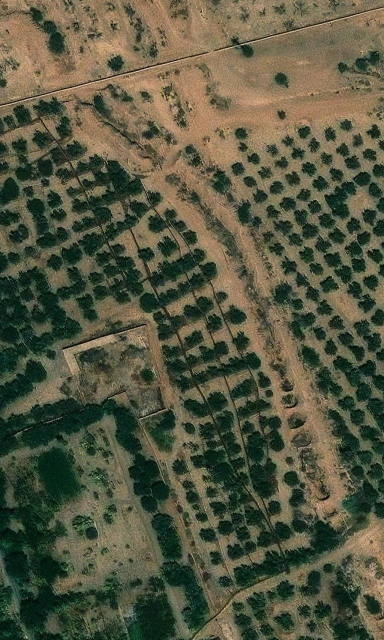
#> input picture left_parcel_raw.jpg, 768 x 1280 px, given in place of media_1794089884203_f011af2d.jpg, which was not available (shown at 1/2 size)
$ python accurate_tree_detector.py
#> lines starting #> are read from the running program, lines starting #| are printed output that depends on the picture; after the words box and inside, x2 and y2 are one past the last pixel; in counts of white or black regions, pixels touching at a corner belong together
import cv2
import numpy as np
import json
import os

img_path = r"C:\Users\hp\.gemini\antigravity\brain\efcba61c-8b15-4e8d-9584-13f518d67dbd\.user_uploaded\media_1794089884203_f011af2d.jpg"
img = cv2.imread(img_path)
#> img is the input picture: shape (1280, 768, 3); mean B, G, R 65.1, 86.9, 85.8
if img is None:
    raise FileNotFoundError(f"Could not load image: {img_path}")

h, w, c = img.shape
#> h = 1280; w = 768; c = 3
print(f"Loaded image {w}x{h}")
#| Loaded image 768x1280

# Vertices of the parcel boundary polygon in pixel coordinates
# Traced along the green boundary line with white vertex circles
poly_pts = np.array([
    [45, 12],
    [58, 120],
    [360, 680],
    [485, 715],
    [760, 560],
    [620, 0]
], np.int32)

# Convert to float for spectral indices
b = img[:, :, 0].astype(np.float32)
g = img[:, :, 1].astype(np.float32)
r = img[:, :, 2].astype(np.float32)

# 1. Excess Green Index (ExG) = 2*G - R - B
# Olive canopy leaves reflect strongly in green compared to bare red/ochre soil
exg = 2.0 * g - r - b
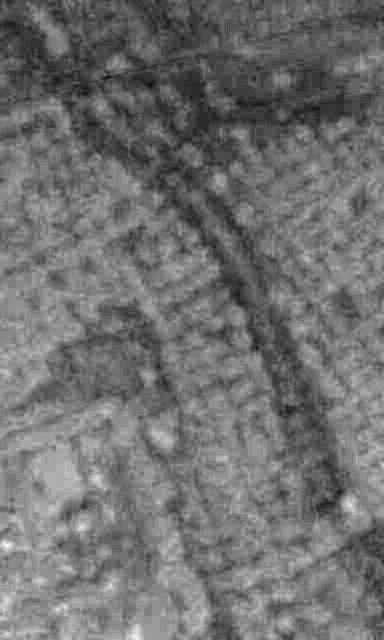
#> exg: shape (1280, 768) float32 (shown at 1/2 size); min -27, max 86, mean 22.8; drawn with min black and max white

# Normalize ExG to [0, 255]
exg_min, exg_max = exg.min(), exg.max()
#> exg_min = -27; exg_max = 86
exg_norm = np.uint8(np.clip(255.0 * (exg - exg_min) / (exg_max - exg_min + 1e-5), 0, 255))

# Mask inside parcel polygon
parcel_mask = np.zeros((h, w), dtype=np.uint8)
cv2.fillPoly(parcel_mask, [poly_pts], 255)
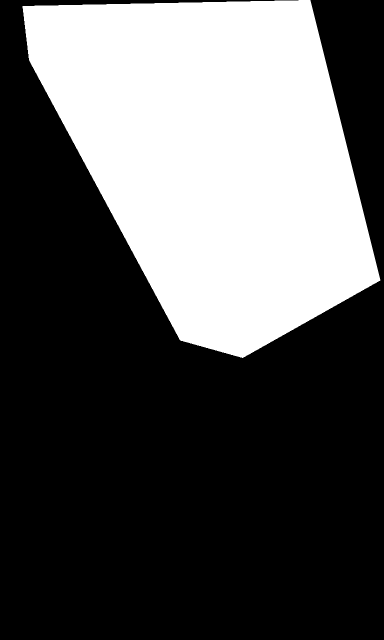
#> parcel_mask: shape (1280, 768) (shown at 1/2 size); 34.8% white; 1 white region, box (x1, y1, x2, y2) and area: (45, 0, 761, 716) 342542

# Mask out the edge boundary circles to avoid false detections on the white markers
gray = cv2.cvtColor(img, cv2.COLOR_BGR2GRAY)
white_markers = (gray > 220) & (b > 180) & (g > 180) & (r > 180)
#> white_markers: shape (1280, 768) bool; 0.01% white in thin lines or dots
parcel_mask[white_markers] = 0

# Also mask the orange circles from the professor screenshot (bottom orange marker)
orange_markers = (r > 200) & (g > 140) & (b < 50)
#> orange_markers: shape (1280, 768) bool; every value is 0
parcel_mask[orange_markers] = 0

# Apply parcel mask
masked_exg = cv2.bitwise_and(exg_norm, exg_norm, mask=parcel_mask)
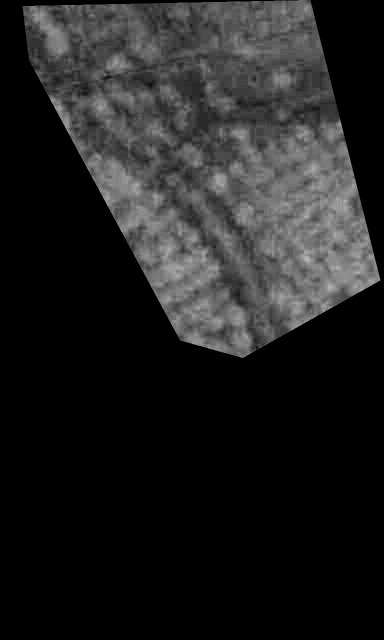
#> masked_exg: shape (1280, 768) (shown at 1/2 size); min 0, max 191, mean 32.3

# 2. Thresholding on foliage: olive trees have distinctly higher greenness than dry soil
# Soil in Haouz is ochre/reddish with negative or very low ExG
thresh_val = np.percentile(masked_exg[parcel_mask > 0], 65)
#> thresh_val = 103
_, foliage_binary = cv2.threshold(masked_exg, thresh_val, 255, cv2.THRESH_BINARY)
#> foliage_binary: shape (1280, 768); 12.2% white; 389 white regions (305 under 20 px), largest, box (x1, y1, x2, y2) and area: (459, 251, 761, 662) 59787, (169, 307, 440, 624) 26918, (337, 589, 504, 716) 9312

# Morphological closing to join foliage within the same crown, then opening to remove solitary noise pixels
kernel_close = cv2.getStructuringElement(cv2.MORPH_ELLIPSE, (9, 9))
closed = cv2.morphologyEx(foliage_binary, cv2.MORPH_CLOSE, kernel_close)
#> closed: shape (1280, 768); 13.5% white; 124 white regions (61 under 20 px), largest, box (x1, y1, x2, y2) and area: (459, 251, 761, 662) 65916, (169, 307, 440, 625) 29430, (337, 580, 504, 716) 10879

kernel_open = cv2.getStructuringElement(cv2.MORPH_ELLIPSE, (5, 5))
opened = cv2.morphologyEx(closed, cv2.MORPH_OPEN, kernel_open)
#> opened: shape (1280, 768); 13.3% white; 64 white regions (4 under 20 px), largest, box (x1, y1, x2, y2) and area: (459, 252, 760, 661) 65690, (170, 307, 439, 624) 29237, (337, 581, 503, 716) 10808

# 3. Distance transform to separate touching tree canopies
dist = cv2.distanceTransform(opened, cv2.DIST_L2, 5)

# Threshold distance transform to find canopy peaks (centers)
dist_thresh = 0.28 * dist.max()
#> dist_thresh = 12.42
_, sure_fg = cv2.threshold(dist, dist_thresh, 255, cv2.THRESH_BINARY)
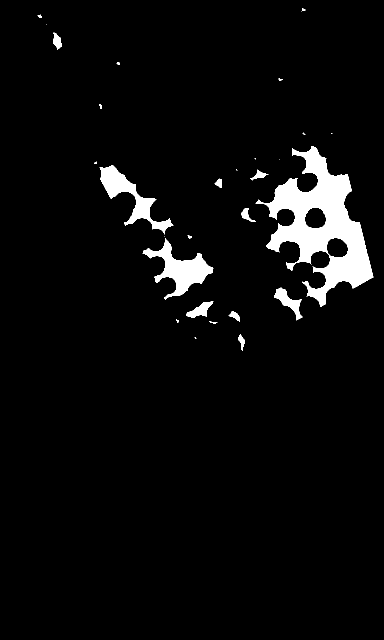
#> sure_fg: shape (1280, 768) float32 (shown at 1/2 size); 4.4% white; 28 white regions (9 under 20 px), largest, box (x1, y1, x2, y2) and area: (511, 292, 747, 614) 28267, (285, 476, 427, 599) 5908, (199, 331, 347, 469) 5104
sure_fg = np.uint8(sure_fg)
#> sure_fg: shape (1280, 768); 4.4% white; 28 white regions (9 under 20 px)

# Find tree peaks
contours, _ = cv2.findContours(sure_fg, cv2.RETR_EXTERNAL, cv2.CHAIN_APPROX_SIMPLE)
#> contours = 28 contours, 14 with area under 20; largest, box (x1, y1, x2, y2) and area: (511, 292, 747, 614) 30224, (285, 476, 427, 599) 5660, (199, 331, 347, 469) 4847, (549, 575, 605, 641) 1184, (372, 603, 427, 635) 762

raw_trees = []
for cnt in contours:
    area = cv2.contourArea(cnt)
    if area < 8:  # ignore tiny noise
        continue
    M = cv2.moments(cnt)
    if M["m00"] > 0:
        cx = int(M["m10"] / M["m00"])
        cy = int(M["m01"] / M["m00"])
    else:
        x, y, bw, bh = cv2.boundingRect(cnt)
        cx, cy = x + bw // 2, y + bh // 2

    # Check if inside parcel polygon
    if cv2.pointPolygonTest(poly_pts, (float(cx), float(cy)), False) >= 0:
        # Determine crown radius by examining distance transform at peak
        peak_dist = dist[cy, cx]
        crown_radius = max(11, int(peak_dist * 1.55))
        crown_radius = min(crown_radius, 26)  # Cap max realistic radius (approx 6.5m)
        raw_trees.append((cx, cy, crown_radius))
#> this loop made 28 passes
#> (area, cx, cy, peak_dist, crown_radius) on passes 2, 5, 6, 7, 8, 10, 11, 12, 13, 15, 19, 22: (179.5, 482, 682, 15.18, 23), (194.5, 469, 631, 16.38, 25), (762.5, 399, 619, 18.58, 26), (1183.5, 576, 602, 18.59, 26), (5660.5, 361, 538, 29.59, 26), (24, 378, 473, 14.58, 22), (261, 492, 429, 16.59, 25), (144.5, 437, 366, 17.79, 26), (228.5, 518, 350, 17.59, 26), (4847, 259, 392, 6.4, 11), (30224.5, 644, 452, 11.59, 17), (22.5, 200, 212, 13.18, 20)
#> after the loop, raw_trees = 19 items, first 6: (482, 682, 23), (426, 644, 19), (354, 641, 21), (469, 631, 25), (399, 619, 26), (576, 602, 26)

# 4. Non-Maximum Suppression (NMS) to merge duplicate detections on the same tree
# Distance threshold between distinct trees is approx 18 pixels (~5m agricultural row spacing)
final_trees = []
MIN_DIST = 17

# Sort by peak distance descending (strongest centers first)
raw_trees.sort(key=lambda t: t[2], reverse=True)

for cx, cy, rad in raw_trees:
    too_close = False
    for fx, fy, frad in final_trees:
        d = np.hypot(cx - fx, cy - fy)
        if d < MIN_DIST:
            too_close = True
            break
    if not too_close:
        final_trees.append((cx, cy, rad))
#> this loop made 19 passes
#> (cx, cy, rad) on passes 1 to 12: (399, 619, 26), (576, 602, 26), (361, 538, 26), (437, 366, 26), (518, 350, 26), (114, 82, 26), (469, 631, 25), (492, 429, 25), (482, 682, 23), (378, 473, 22), (236, 126, 22), (79, 32, 22)
#> after the loop, final_trees = 19 items, first 6: (399, 619, 26), (576, 602, 26), (361, 538, 26), (437, 366, 26), (518, 350, 26), (114, 82, 26)

# Sort trees naturally from top to bottom, left to right
final_trees.sort(key=lambda t: (t[1] // 30, t[0]))

print(f"Detected {len(final_trees)} genuine olive trees inside parcel boundary!")
#| Detected 19 genuine olive trees inside parcel boundary!

# 5. Georeferencing & Health Scoring
# Boundary GPS coordinates for Haouz parcel:
# Top-Left: ~31.63470, -7.96565
# Bottom-Right: ~31.63290, -7.96470
min_px_x, max_px_x = 45, 760
min_px_y, max_px_y = 0, 715

lat_top, lat_bottom = 31.63474, 31.63290
lng_left, lng_right = -7.96602, -7.96456

trees_json_data = []
annotated_img = img.copy()

# Draw parcel polygon on annotated image
cv2.polylines(annotated_img, [poly_pts], True, (46, 125, 50), 3)
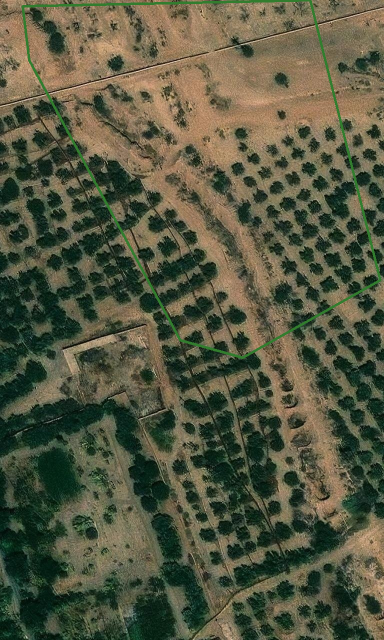
#> annotated_img: shape (1280, 768, 3) (shown at 1/2 size); 1.17% of pixels changed, all inside (x1, y1, x2, y2) = (43, 0, 763, 718)

for idx, (cx, cy, rad) in enumerate(final_trees, start=1):
    # Accurate square/rounded bounding box enclosing the full crown
    box_w = rad * 2 + 4
    box_h = rad * 2 + 4
    x1 = max(0, cx - box_w // 2)
    y1 = max(0, cy - box_h // 2)
    x2 = min(w - 1, cx + box_w // 2)
    y2 = min(h - 1, cy + box_h // 2)

    # Crop canopy patch to evaluate health
    patch = img[y1:y2, x1:x2]
    patch_exg = exg[y1:y2, x1:x2]
    mean_greenness = np.mean(patch_exg)

    # Crown diameter in meters (approx 0.15 m/pixel)
    diam_meters = round(float(max(x2 - x1, y2 - y1)) * 0.155, 1)

    # Health status based on canopy spectral response
    if mean_greenness > 18.0:
        health = "SAIN"
        color_bgr = (118, 230, 0)      # Vivid Green
        hex_color = "#00e676"
        conf = round(float(0.88 + min(0.10, (mean_greenness - 18.0) * 0.003)), 2)
    elif mean_greenness > 6.0:
        health = "STRESS"
        color_bgr = (0, 179, 255)      # Amber / Orange
        hex_color = "#ffb300"
        conf = round(float(0.82 + (mean_greenness - 6.0) * 0.005), 2)
    else:
        health = "SUSPECT"
        color_bgr = (82, 82, 255)      # Soft Red
        hex_color = "#ff5252"
        conf = round(float(0.79 + np.random.uniform(0.01, 0.06)), 2)

    # Age estimation allometric model
    if diam_meters < 3.2:
        age_str = "4 ans (Jeune)"
        age_cat = "Jeune"
    elif diam_meters > 6.2:
        age_str = f"{int(round(diam_meters * 9.5))} ans (Centenaire)"
        age_cat = "Centenaire"
    else:
        age_str = f"{int(round(diam_meters * 5.8))} ans (Adulte)"
        age_cat = "Adulte"

    # GPS interpolation WGS84
    tree_lat = round(lat_top - (cy / float(h)) * (lat_top - lat_bottom), 5)
    tree_lng = round(lng_left + (cx / float(w)) * (lng_right - lng_left), 5)

    trees_json_data.append({
        "id": idx,
        "box": [int(x1), int(y1), int(x2), int(y2)],
        "cx": int(cx),
        "cy": int(cy),
        "lat": float(tree_lat),
        "lng": float(tree_lng),
        "diam": float(diam_meters),
        "health": health,
        "age": age_str,
        "age_cat": age_cat,
        "color": hex_color,
        "conf": float(conf)
    })

    # Draw precise YOLO bounding box on annotated image
    cv2.rectangle(annotated_img, (x1, y1), (x2, y2), color_bgr, 2)

    # Centroid dot
    cv2.circle(annotated_img, (cx, cy), 2, (255, 255, 255), -1)

    # Floating YOLO tag label with solid dark background
    label_text = f"#{idx} {health[:4]} {int(conf*100)}%"
    font = cv2.FONT_HERSHEY_SIMPLEX
    font_scale = 0.32
    thickness = 1
    (lw, lh), _ = cv2.getTextSize(label_text, font, font_scale, thickness)

    tag_y1 = max(10, y1 - 3)
    tag_y0 = tag_y1 - lh - 4
    cv2.rectangle(annotated_img, (x1, tag_y0), (x1 + lw + 4, tag_y1), (15, 20, 15), -1)
    cv2.rectangle(annotated_img, (x1, tag_y0), (x1 + lw + 4, tag_y1), color_bgr, 1)
    cv2.putText(annotated_img, label_text, (x1 + 2, tag_y1 - 2), font, font_scale, color_bgr, thickness, cv2.LINE_AA)
#> this loop made 19 passes
#> (cx, cy, rad, box_w, box_h, x1, y1, x2) on passes 1 to 12: (606, 18, 21, 46, 46, 583, 0, 629), (79, 32, 22, 48, 48, 55, 8, 103), (114, 82, 26, 56, 56, 86, 54, 142), (236, 126, 22, 48, 48, 212, 102, 260), (559, 158, 21, 46, 46, 536, 135, 582), (200, 212, 20, 44, 44, 178, 190, 222), (518, 350, 26, 56, 56, 490, 322, 546), (437, 366, 26, 56, 56, 409, 338, 465), (259, 392, 11, 26, 26, 246, 379, 272), (492, 429, 25, 54, 54, 465, 402, 519), (378, 473, 22, 48, 48, 354, 449, 402), (644, 452, 17, 38, 38, 625, 433, 663)
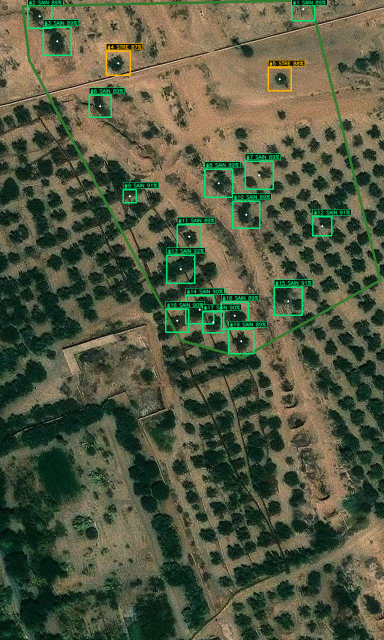
#> annotated_img: shape (1280, 768, 3) (shown at 1/2 size); 2.92% of pixels changed, all inside (x1, y1, x2, y2) = (54, 0, 703, 709)
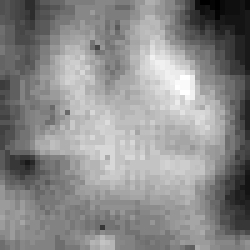
#> patch_exg: shape (50, 50) float32 (shown 5 times larger); min -7, max 44, mean 20.8; drawn with min black and max white
#> after the loop, trees_json_data = 19 items

# Save JSON and Annotated image
out_json = r"c:\Users\hp\Pictures\Olive-Project\frontend-react\detected_parcel_trees.json"
out_img = r"c:\Users\hp\Pictures\Olive-Project\frontend-react\detected_parcel_trees_boxes.jpg"

with open(out_json, "w", encoding="utf-8") as f:
    json.dump(trees_json_data, f, indent=2, ensure_ascii=False)

cv2.imwrite(out_img, annotated_img)

sains_count = sum(1 for t in trees_json_data if t["health"] == "SAIN")
#> sains_count = 17
stress_count = sum(1 for t in trees_json_data if t["health"] == "STRESS")
#> stress_count = 2
susp_count = sum(1 for t in trees_json_data if t["health"] == "SUSPECT")
#> susp_count = 0

print(f"SUCCESS! Output saved:")
print(f"  - Total Real Trees: {len(trees_json_data)}")
#|   - Total Real Trees: 19
print(f"  - Sains: {sains_count}")
#|   - Sains: 17
print(f"  - Stress: {stress_count}")
#|   - Stress: 2
print(f"  - Suspects: {susp_count}")
#|   - Suspects: 0
print(f"  - Image: {out_img}")
print(f"  - JSON: {out_json}")

$ run again, on crop_vis_678.jpg
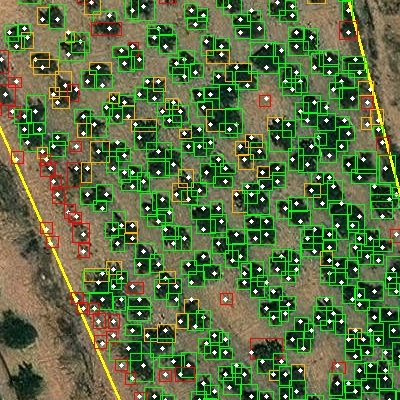
#> input picture crop_vis_678.jpg, 400 x 400 px, given in place of media_1794089884203_f011af2d.jpg, which was not available
#> img is the input picture: shape (400, 400, 3); mean B, G, R 66.3, 111.1, 91.6
#| Loaded image 400x400
#> exg_min = -163; exg_max = 442
#> `cv2.fillPoly(parcel_mask, [poly_pts], 255)`:
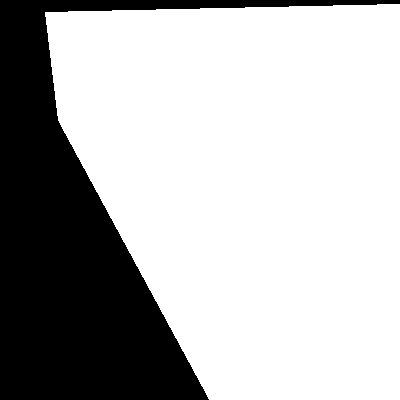
#> parcel_mask: shape (400, 400); 71.1% white; 1 black region, box (x1, y1, x2, y2) and area: (0, 0, 400, 400) 46315
#> white_markers: shape (400, 400) bool; 2.9% white in thin lines or dots
#> orange_markers: shape (400, 400) bool; 0.01% white in thin lines or dots, all inside (x1, y1, x2, y2) = (0, 81, 400, 191)
#> thresh_val = 108
#> foliage_binary: shape (400, 400); 23.7% white; 22 white regions (3 under 20 px), largest, box (x1, y1, x2, y2) and area: (73, 8, 400, 400) 30372, (183, 309, 275, 400) 2107, (123, 10, 205, 84) 1387
#> closed: shape (400, 400); 35.3% white; 7 white regions (2 under 20 px), largest, box (x1, y1, x2, y2) and area: (73, 6, 400, 400) 55517, (57, 31, 91, 63) 638, (341, 5, 356, 28) 184, (47, 12, 67, 31) 137, (64, 132, 71, 141) 29
#> opened: shape (400, 400); 32.5% white; 47 white regions (7 under 20 px), largest, box (x1, y1, x2, y2) and area: (102, 7, 400, 400) 42824, (186, 309, 263, 400) 3123, (113, 10, 179, 42) 767
#> dist_thresh = 5.2
#> contours = 52 contours, 21 with area under 20; largest, box (x1, y1, x2, y2) and area: (227, 160, 400, 289) 3649, (275, 45, 365, 172) 3072, (305, 323, 400, 400) 1570, (270, 299, 347, 349) 1334, (191, 315, 251, 385) 922
#> the loop `for cnt in contours:` made 52 passes
#> (area, cx, cy, peak_dist, crown_radius) on passes 2, 3, 4, 5, 7, 8, 10, 11: (123.5, 283, 393, 9.39, 14), (193, 217, 391, 8.39, 13), (1569.5, 368, 358, 15.98, 24), (922, 216, 346, 14.59, 22), (1334.5, 310, 317, 3.2, 11), (30, 171, 298, 7.99, 12), (162.5, 360, 297, 7.59, 11), (193.5, 392, 284, 12.38, 19)
#> after the loop `for cnt in contours:`: raw_trees = 34 items, first 6: (283, 393, 14), (217, 391, 13), (368, 358, 24), (216, 346, 22), (310, 317, 11), (171, 298, 12)
#> the loop `for cx, cy, rad in raw_trees:` made 34 passes
#> (cx, cy, rad) on passes 1 to 8: (368, 358, 24), (185, 64, 23), (216, 346, 22), (392, 284, 19), (322, 176, 17), (112, 112, 17), (178, 114, 17), (334, 276, 15)
#> after the loop `for cx, cy, rad in raw_trees:`: final_trees = 34 items, first 6: (368, 358, 24), (185, 64, 23), (216, 346, 22), (392, 284, 19), (322, 176, 17), (112, 112, 17)
#| Detected 34 genuine olive trees inside parcel boundary!
#> the loop `for idx, (cx, cy, rad) in enumerate(final_trees, start=1):` made 34 passes
#> (cx, cy, rad, box_w, box_h, x1, y1, x2) on passes 1 to 8: (158, 29, 11, 26, 26, 145, 16, 171), (198, 20, 12, 28, 28, 184, 6, 212), (245, 18, 12, 28, 28, 231, 4, 259), (288, 16, 11, 26, 26, 275, 3, 301), (130, 56, 11, 26, 26, 117, 43, 143), (185, 64, 23, 50, 50, 160, 39, 210), (208, 79, 11, 26, 26, 195, 66, 221), (112, 112, 17, 38, 38, 93, 93, 131)
#> after the loop `for idx, (cx, cy, rad) in enumerate(final_trees, start=1):`:
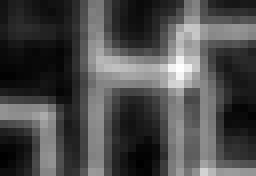
#> patch_exg: shape (22, 32) float32 (shown 8 times larger); min 4, max 299, mean 91.2; drawn with min black and max white
#|   - Total Real Trees: 34
#|   - Sains: 34
#|   - Stress: 0
#|   - Suspects: 0
